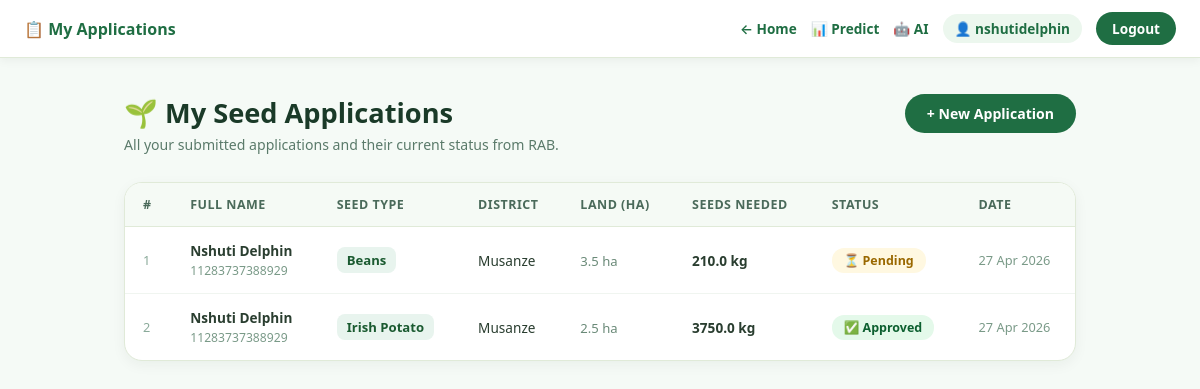
The page /my-applications/ (signed in) on the database as committed earlier.
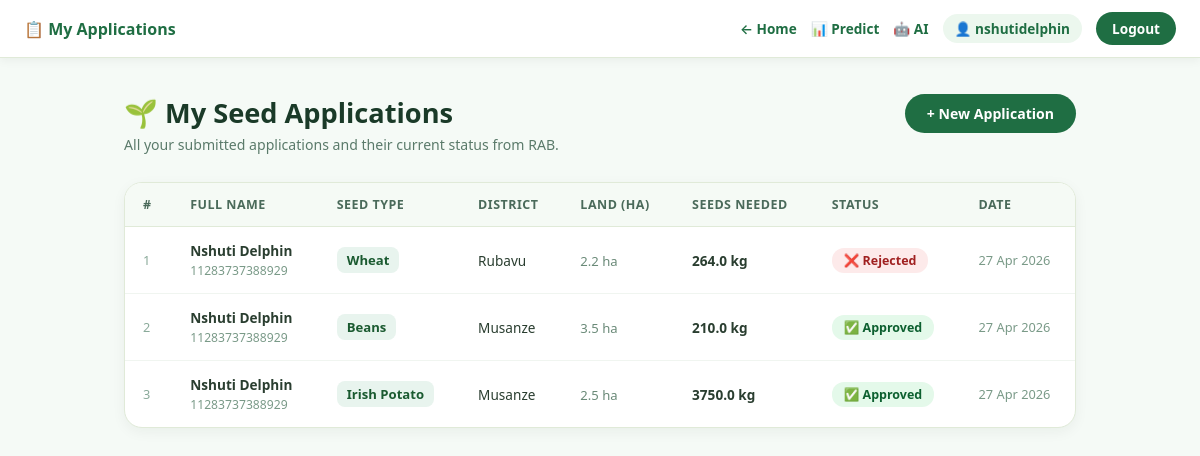
The same page on the database as committed later.
### predictor/models.py (models this page shows, shortened)
class SeedApplication(models.Model):
    STATUS_CHOICES = [
        ('pending',  '⏳ Pending'),
        ('approved', '✅ Approved'),
        ('rejected', '❌ Rejected'),
    ]
    SEED_CHOICES = [
        ('Maize', 'Maize'),
        ('Beans', 'Beans'),
        ('Irish Potato', 'Irish Potato'),
        ('Wheat', 'Wheat'),
        ('Sorghum', 'Sorghum'),
        ('Rice', 'Rice'),
    ]
    DISTRICT_CHOICES = [
        ('Huye', 'Huye'),
        ('Musanze', 'Musanze'),
        ('Karongi', 'Karongi'),
        ('Kirehe', 'Kirehe'),
        ('Kigali', 'Kigali'),
        ('Nyagatare', 'Nyagatare'),
        ('Rubavu', 'Rubavu'),
    ]
    user        = models.ForeignKey(User, on_delete=models.CASCADE, related_name='applications')
    full_name   = models.CharField(max_length=200)
    national_id = models.CharField(max_length=50)
    district    = models.CharField(max_length=100, choices=DISTRICT_CHOICES)
    seed_type   = models.CharField(max_length=100, choices=SEED_CHOICES)
    land_size   = models.FloatField(help_text="In hectares")
    notes       = models.TextField(blank=True)
    status      = models.CharField(max_length=20, choices=STATUS_CHOICES, default='pending')
    created_at  = models.DateTimeField(auto_now_add=True)
    class Meta:
        ordering = ['-created_at']
    def recommended_seeds_kg(self):
        rates = {
            'Maize': 25, 'Beans': 60, 'Irish Potato': 1500,
            'Wheat': 120, 'Sorghum': 10, 'Rice': 80,
        }
        return round(rates.get(self.seed_type, 50) * self.land_size, 1)

### predictor/views.py (the view)
# urls.py: path('my-applications/', views.my_applications, name='my_applications'),
@login_required
def my_applications(request):
    apps = SeedApplication.objects.filter(user=request.user)
    return render(request, 'my_applications.html', {'apps': apps})

### predictor/templates/my_applications.html (shortened to what this page needs)
<!DOCTYPE html>
<html lang="en">
<head>
</head>
<body>
<nav class="navbar">
  <div class="navbar-left">
    <div class="navbar-title">📋 My Applications</div>
  </div>
  <div class="navbar-right">
    <a href="/">← Home</a>
    <a href="/predict/">📊 Predict</a>
    <a href="/agent/">🤖 AI</a>
    <span>👤 {{ request.user.username }}</span>
    <a href="/logout/" class="btn-green">Logout</a>
  </div>
</nav>
<div class="page">
  <div class="page-header">
    <div>
      <h1>🌱 My Seed Applications</h1>
      <p>All your submitted applications and their current status from RAB.</p>
    </div>
    <a href="/apply-seed/" class="new-btn">+ New Application</a>
  </div>
  <div class="card">
    {% if apps %}
    <table>
      <thead>
        <tr>
          <th>#</th>
          <th>Full Name</th>
          <th>Seed Type</th>
          <th>District</th>
          <th>Land (ha)</th>
          <th>Seeds Needed</th>
          <th>Status</th>
          <th>Date</th>
        </tr>
      </thead>
      <tbody>
        {% for app in apps %}
        <tr>
          <td style="color:#8aaa9a;font-size:.8rem">{{ forloop.counter }}</td>
          <td><strong>{{ app.full_name }}</strong><br><span style="font-size:.76rem;color:#7a9a88">{{ app.national_id }}</span></td>
          <td><span class="seed-chip">{{ app.seed_type }}</span></td>
          <td>{{ app.district }}</td>
          <td><span class="ha-text">{{ app.land_size }} ha</span></td>
          <td><strong>{{ app.recommended_seeds_kg }} kg</strong></td>
          <td><span class="badge badge-{{ app.status }}">{{ app.get_status_display }}</span></td>
          <td style="font-size:.8rem;color:#7a9a88">{{ app.created_at|date:"d M Y" }}</td>
        </tr>
        {% endfor %}
      </tbody>
    </table>
    {% endif %}
  </div>
</div>
</body>
</html>

### predictor/templates/my_applications.html (style rules this page uses)
* { margin:0;padding:0;box-sizing:border-box }
body { font-family:system-ui,'Segoe UI','Inter',sans-serif;background:#f5faf6;color:#1e2a2f }
a { text-decoration:none;color:inherit }
.navbar { background:#fff;padding:12px 24px;display:flex;align-items:center;justify-content:space-between;border-bottom:1px solid #e0ead8;box-shadow:0 2px 10px rgba(0,32,0,.06);position:sticky;top:0;z-index:50 }
.navbar-left { display:flex;align-items:center;gap:10px }
.navbar-title { font-size:1rem;font-weight:800;color:#1f6e43 }
.navbar-right { display:flex;align-items:center;gap:14px;font-size:.85rem;flex-wrap:wrap }
.navbar-right a { color:#1f6e43;font-weight:600 }
.navbar-right span { background:#ecf7ee;color:#1f6e43;padding:5px 12px;border-radius:16px;font-weight:600 }
.btn-green { background:#1f6e43;color:#fff!important;padding:7px 16px;border-radius:20px }
.page { max-width:1000px;margin:0 auto;padding:36px 24px }
.page-header { display:flex;align-items:flex-start;justify-content:space-between;margin-bottom:28px;gap:16px;flex-wrap:wrap }
.page-header h1 { font-size:1.7rem;font-weight:800;color:#1a3a28;margin-bottom:4px }
.page-header p { font-size:.88rem;color:#5a7a6a }
.new-btn { display:inline-flex;align-items:center;gap:8px;background:#1f6e43;color:#fff;padding:10px 22px;border-radius:24px;font-weight:700;font-size:.88rem;white-space:nowrap;transition:.15s }
.card { background:#fff;border-radius:18px;border:1px solid #e0ead8;box-shadow:0 4px 14px rgba(0,32,0,.05);overflow:hidden }
table { width:100%;border-collapse:collapse;font-size:.85rem }
th { padding:13px 18px;text-align:left;background:#f5faf5;font-weight:700;color:#4a6a5a;font-size:.78rem;text-transform:uppercase;letter-spacing:.5px;border-bottom:1px solid #e0ead8 }
td { padding:14px 18px;border-top:1px solid #f0f5f0;color:#2a3e30;vertical-align:middle }
.badge { padding:4px 12px;border-radius:12px;font-size:.78rem;font-weight:700;display:inline-block }
.badge-approved { background:#e4f9ea;color:#0d6030 }
.badge-rejected { background:#fdeaea;color:#a02020 }
.seed-chip { background:#e8f4ee;color:#1a5a30;padding:4px 10px;border-radius:8px;font-size:.82rem;font-weight:600;display:inline-block }
.ha-text { font-size:.82rem;color:#6a8a78 }

Rows that differ between the two databases and show on the page:
added SeedApplication: full_name "Nshuti Delphin", national_id "11283737388929", seed_type "Wheat", district "Rubavu", land_size "2.2", recommended_seeds_kg "264.0", status "❌ Rejected", created_at "27 Apr 2026"
changed SeedApplication "Beans": status "⏳ Pending" → "✅ Approved"
